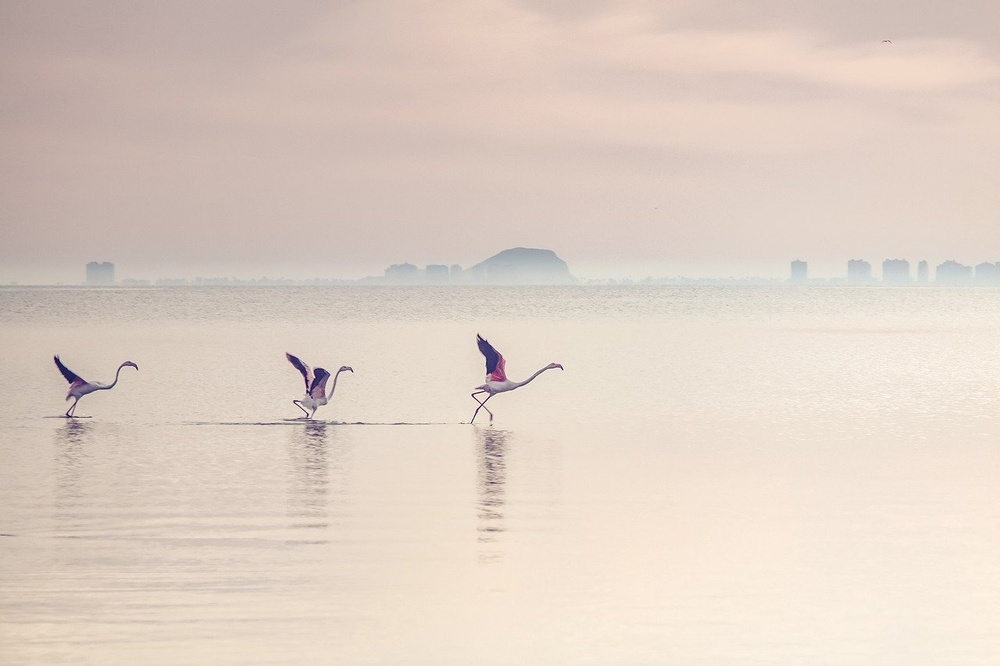
#> input picture task11/1.jpg, 1000 x 666 px, shrunk from 1280 x 853 before the run, found by its file name
$ jupyter execute --allow-errors task_12_Wavelets.ipynb   (shell and % lines are left out)
#> lines starting #> are read from the running program, lines starting #| are printed output that depends on the picture; long printed decimals are rounded
В этом блокноте мы обсудим дискретное двумерное вейвлет преобразование (DWT), увидим, как оно может использоваться для сжатия изображений.
Для начала установим необходимую версию библиотеки и подключим то, чем будем пользоватья в дальнейшем.

[cell 1]
import cv2
from matplotlib import pyplot as plt
import matplotlib.image as mpimg
import matplotlib as mpl
#mpl.rcParams['figure.dpi'] = 300
import pywt
import pywt.data
import numpy as np
from math import sqrt
from PIL import Image, ImageChops, ImageOps
import pickle

Покажем отличия от исходного:

[cell 2]
#1-2
img_1 = cv2.imread('1.jpg')
#> img_1 is the input picture: shape (666, 1000, 3); mean B, G, R 197, 208.1, 223.1
img_gray_1 = cv2.cvtColor(img_1, cv2.COLOR_BGR2GRAY)
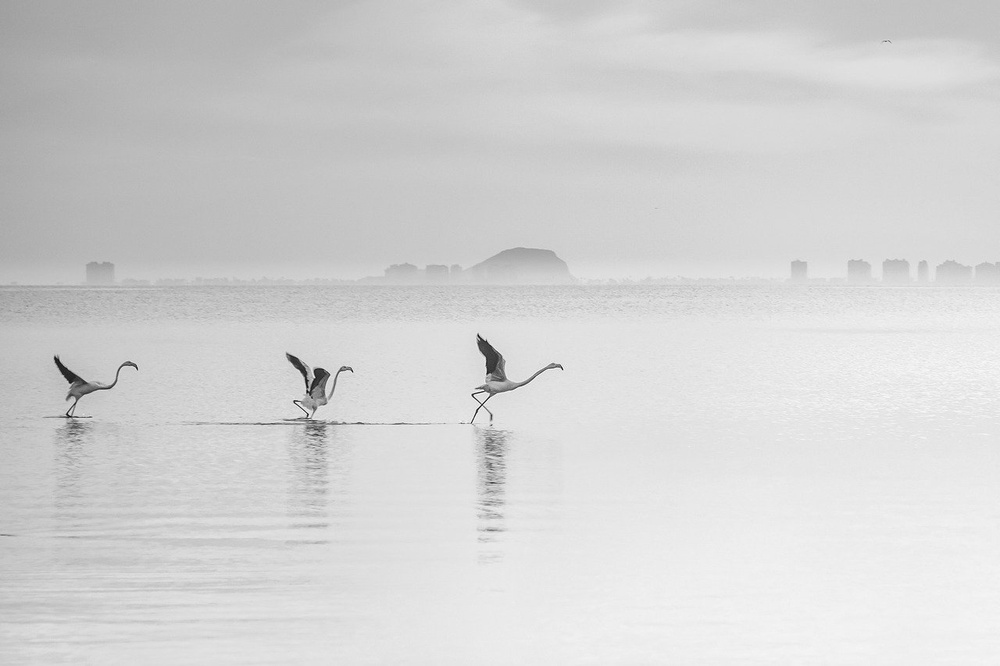
#> img_gray_1: shape (666, 1000); min 6, max 252, mean 211.4
plt.imshow(img_gray_1,cmap='gray');

[cell 3]
#3
wavelet = 'haar'
c = pywt.dwt2(img_gray_1,wavelet)
cA, (cH, cV, cD)= c
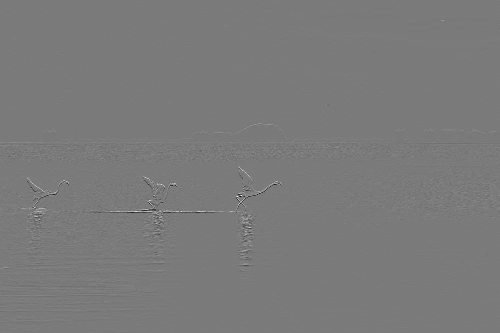
#> cH: shape (333, 500) float64; min -170, max 182.5, mean -0.1; drawn with min black and max white
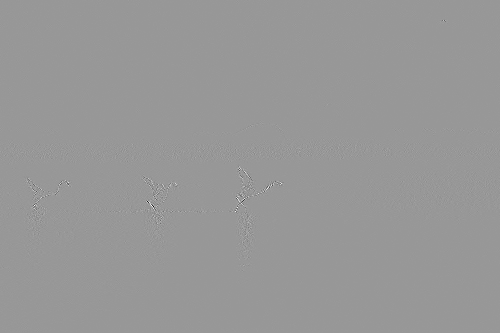
#> cD: shape (333, 500) float64; min -132, max 89.5, mean 0; drawn with min black and max white

cD_hist = plt.hist(cD.ravel(), bins = 256)
plt.xlabel('Интенсивность $n$')
plt.ylabel('Количество $h(n)$')
plt.show()
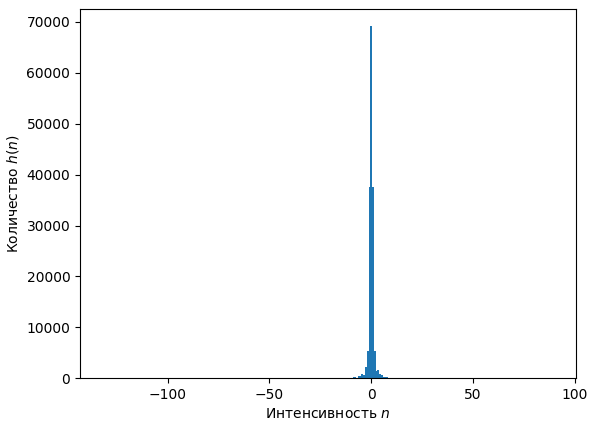
#> figure drawn by matplotlib, 1 panel; tallest bar 69171 high, from x = -0.484 to 0.381

x, y, _ = cD_hist
#> x = 256 values, max 69171 at index 152, min 0 at index 1, mean 650.4; y = 257 values from -132 to 89.5
dict = {}
for i in range(len(x)):
  dict[x[i]] = y[i]
#> after the loop, dict = 54 items
print('h(n): ', max(dict.keys()))
#| h(n):  69171.0
print('n: ', dict[max(dict.keys())])
#| n:  -0.4844

[cell 4]
# [4 lines of commented-out code are left out]

titles = ['cA', 'cH', 'cV', 'cD']
fig = plt.figure(figsize=(12, 3))
for i, a in enumerate([cA, cH, cV, cD]):
  ax = fig.add_subplot(1, 4, i + 1)
  ax.imshow(a, interpolation="nearest", cmap = 'gray')
  ax.set_title(titles[i], fontsize=20)
#> this loop made 4 passes
fig.tight_layout()
plt.show()

1. С помощью библиотеки OpenCV считайте изображение.
2. Выполните вейвлет-преобразование Хаара.
3. Выполните повторное вейвлет-преобразование Хаара для набора cA.
4. Обнулите коэффициенты меньшие по модулю значения threshold = 40 набора cA1. Введите количество таких коэффициентов:
5. Сохраните или отобразите полученное изображение.

[cell 5]
#1.

img_6 = cv2.imread('6.jpg')
#> (the rest of this cell did not finish here and is left out)

[cell 6]
wavelet = 'haar'
#> (the rest of this cell did not finish here and is left out)

[cell 7]
threshold = 40
#> (the rest of this cell did not finish here and is left out)

[cell 8]
c_inverse1 = pywt.idwt2((c),wavelet)#[:h,:w]  # коэф. с обнулены в предыдущем строке
titles1 = ['Изначальное изображение', 'Восстановленное изображение c новыми коэф.']
fig1 = plt.figure(figsize=(12, 6))
#> (the rest of this cell did not finish here and is left out)

[cell 9]
plt.imshow(c[0], cmap='gray');

[cell 10]
cv2.imwrite('1111.jpg', c[0])
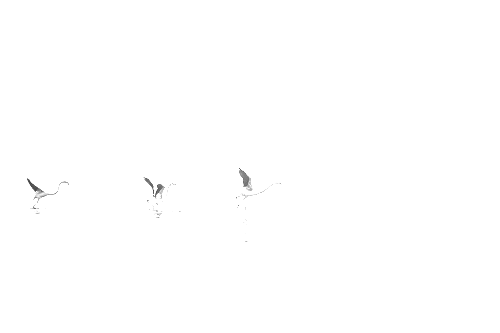
#> saved as 1111.jpg: shape (333, 500); min 66, max 255, mean 254.7
#> Out = True

$ run again, with task11/2.jpg copied over task11/1.jpg
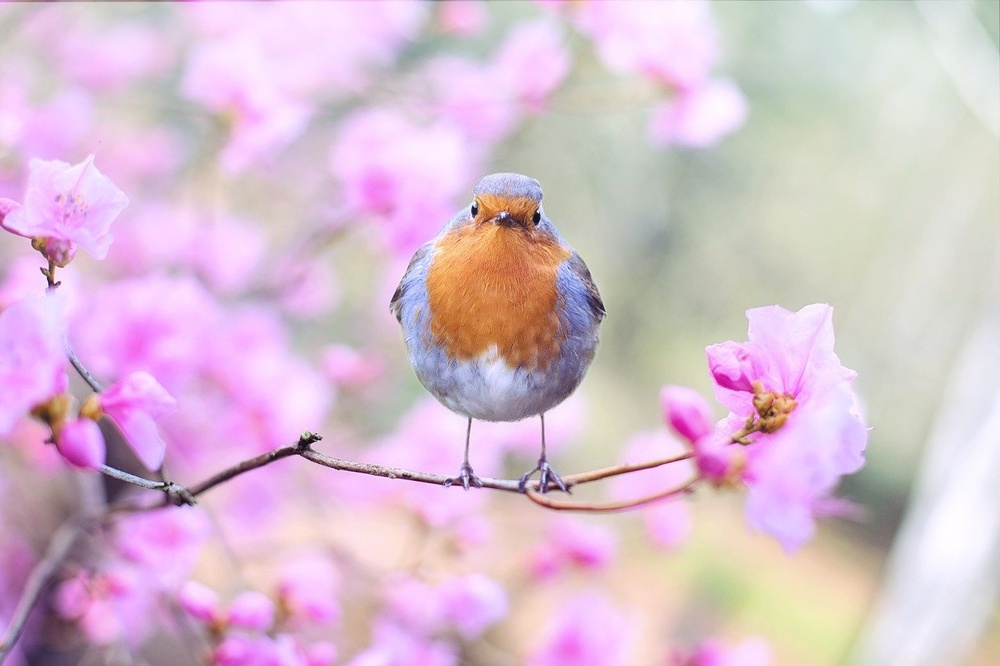
#> input picture task11/2.jpg, 1000 x 666 px, shrunk from 1280 x 853 before the run, found by its file name
#> img_1 is the input picture: shape (666, 1000, 3); mean B, G, R 208, 190.7, 216.8
#> `plt.show()`:
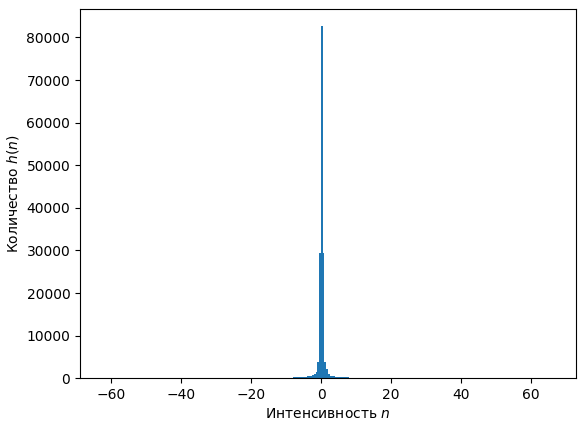
#> figure drawn by matplotlib, 1 panel; tallest bar 82630 high, from x = -0.0156 to 0.488
#> x = 256 values, max 82630 at index 124, min 0 at index 1, mean 650.4; y = 257 values from -62.5 to 66.5
#> after the loop `for i in range(len(x)):`: dict = 90 items
#| h(n):  82630.0
#| n:  -0.01562
#> the loop `for i, a in enumerate([cA, cH, cV, cD]):` made 4 passes
#> `cv2.imwrite('1111.jpg', c[0])`:
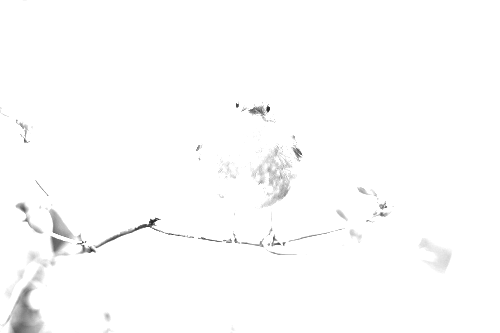
#> saved as 1111.jpg: shape (333, 500); min 35, max 255, mean 252.6
#> Out = True
